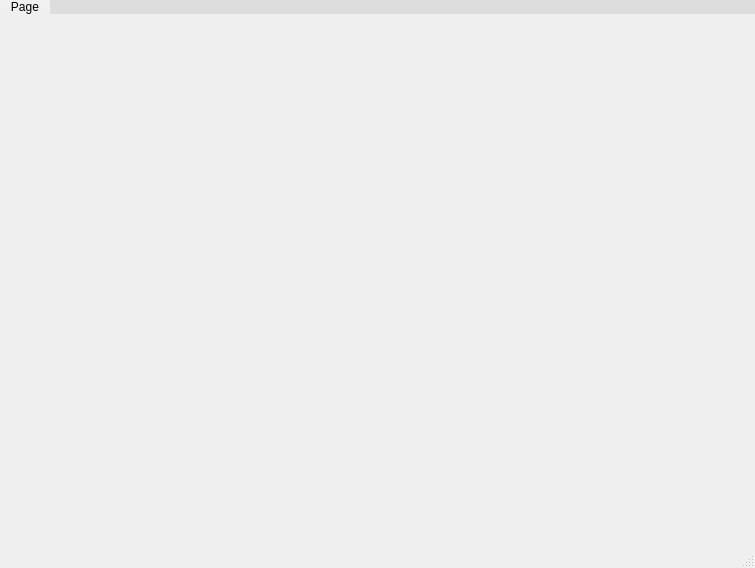
<?xml version="1.0" encoding="UTF-8"?>
<ui version="4.0">
 <class>WeatherDialog</class>
 <widget class="QMainWindow" name="WeatherDialog">
  <property name="geometry">
   <rect>
    <x>0</x>
    <y>0</y>
    <width>755</width>
    <height>568</height>
   </rect>
  </property>
  <property name="styleSheet">
   <string notr="true">QTabWidget::pane {
border: 0;
border-top: 22 solid #DDD;
top: -22;
}

QTabBar::tab {
min-width: 50;
border: none;
padding: 0.5ex 1ex 0.5ex 1ex;
color: gray;
background-color: #DDD;
}

QTabBar::tab:selected {
color: black;
selection-color: black;
background-color: #F0F0F0;
}

QTabBar::tab:hover {
color: black;
}

QGroupBox {
border: 0px solid gray;
padding-top: 22;
padding-left: 15;
padding-bottom: 9;
}

QGroupBox::title {
left: 0;
}

QAbstractItemView {
outline: 0;
}


QAbstractItemView::item {
selection-background-color: yellow;

}

/*selection-color: black;*/

QAbstractItemView::item:selected {
background-color: #cfe3ed;
}

QAbstractItemView::item:hover:selected {
background-color: #cfe3ed;
}

QAbstractItemView::item:hover:!selected {
background-color: #eeeeee;
}

/*QLineEdit {
	border: 0 solid black;
    selection-background-color: #c8dbe5;
}
*/
QTreeView QLineEdit {
    border: 0 solid #cfe3ed;
    background-color: #cfe3ed;
	selection-background-color: #eaf6fb;
    selection-color: black;
	padding-left: 1;
}
</string>
  </property>
  <widget class="QWidget" name="centralWidget">
   <layout class="QVBoxLayout" name="verticalLayout">
    <property name="leftMargin">
     <number>0</number>
    </property>
    <property name="topMargin">
     <number>0</number>
    </property>
    <property name="rightMargin">
     <number>0</number>
    </property>
    <property name="bottomMargin">
     <number>0</number>
    </property>
    <item>
     <widget class="QTabWidget" name="tabWidget">
      <widget class="QWidget" name="tab">
       <attribute name="title">
        <string>Page</string>
       </attribute>
      </widget>
     </widget>
    </item>
   </layout>
  </widget>
  <widget class="QStatusBar" name="statusBar"/>
 </widget>
 <resources/>
 <connections/>
</ui>
